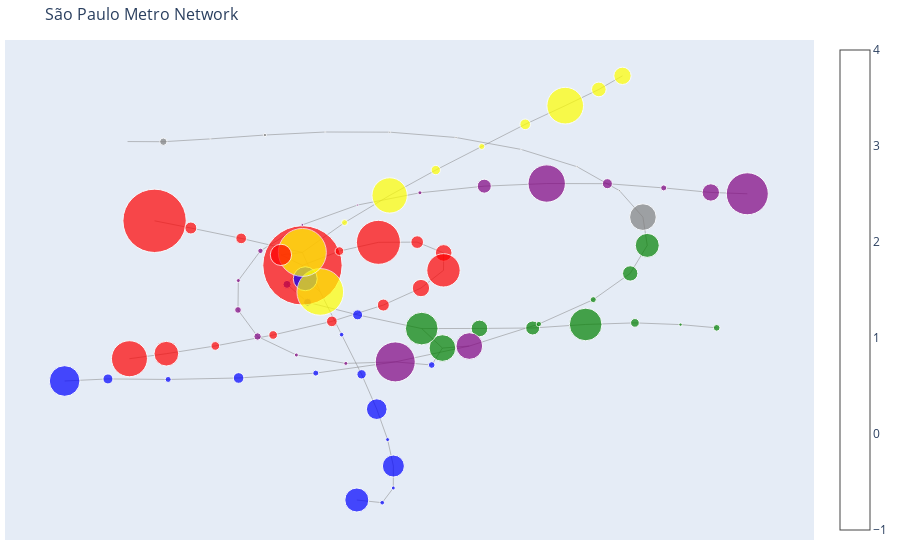

Write notebook code for a chart like this one.
### Code cell
# Extract node positions for plotting
pos = nx.spring_layout(G)

# Create a list of node positions and sizes
node_x = []
node_y = []
node_size = []
node_text = []
node_color = []
for node, coords in pos.items():
    node_x.append(coords[0])
    node_y.append(coords[1])
    passengers = G.nodes[node]['passengers']
    node_size.append(passengers / 1500)
    line = G.nodes[node]['line']
    node_color.append(line_colors[line])
    node_text.append(node)

# Create edges as scatter plot traces
edge_x = []
edge_y = []
for edge in G.edges():
    x0, y0 = pos[edge[0]]
    x1, y1 = pos[edge[1]]
    edge_x.extend([x0, x1, None])
    edge_y.extend([y0, y1, None])

# Create node and edge traces
node_trace = go.Scatter(
    x=node_x,
    y=node_y,
    mode='markers',
    marker=dict(
        size=node_size,
        color=node_color,
        colorscale='Viridis',
        showscale=True
    ),
    text=node_text,
    hovertemplate='%{text}<br>Passengers: %{marker.size}',
)

edge_trace = go.Scatter(
    x=edge_x,
    y=edge_y,
    mode='lines',
    line=dict(width=0.5, color='gray'),
    hoverinfo='none'
)

# Create the figure and layout
fig = go.Figure(data=[edge_trace, node_trace],
                layout=go.Layout(
                    title='São Paulo Metro Network',
                    titlefont_size=16,
                    showlegend=False,
                    hovermode='closest',
                    margin=dict(b=20, l=5, r=5, t=40),
                    xaxis=dict(showgrid=False, zeroline=False, showticklabels=False),
                    yaxis=dict(showgrid=False, zeroline=False, showticklabels=False)
                ))

# Show the figure
fig.show()

### Figure 1 — Plotly figure (JSON) as saved in the notebook; plotly's stock layout.template omitted (floating-point values rounded to 4 significant figures; data arrays with more than 128 entries replaced by an {"elided": "..."} marker saying what was removed)
{"data": [{"hoverinfo": "none", "line": {"color": "gray", "width": 0.5}, "mode": "lines", "type": "scatter", "x": {"elided": "258 float values"}, "y": {"elided": "258 float values"}}, {"hovertemplate": "%{text}<br>Passengers: %{marker.size}", "marker": {"color": ["blue", "blue", "blue", "blue", "blue", "purple", "blue", "green", "green", "blue", "blue", "blue", "red", "blue", "yellow", "blue", "blue", "blue", "blue", "blue", "blue", "blue", "blue", "green", "green", "green", "green", "green", "green", "purple", "green", "green", "green", "green", "gray", "red", "red", "red", "yellow", "red", "red", "red", "red", "red", "red", "red", "red", "red", "red", "red", "red", "red", "yellow", "yellow", "yellow", "yellow", "yellow", "yellow", "yellow", "yellow", "purple", "purple", "purple", "purple", "purple", "purple", "purple", "purple", "purple", "purple", "purple", "purple", "purple", "purple", "purple", "gray", "gray", "gray", "gray", "gray", "gray", "gray", "gray", "gray", "gray"], "colorscale": [[0, "#440154"], [0.1111, "#482878"], [0.2222, "#3e4989"], [0.3333, "#31688e"], [0.4444, "#26828e"], [0.5556, "#1f9e89"], [0.6667, "#35b779"], [0.7778, "#6ece58"], [0.8889, "#b5de2b"], [1, "#fde725"]], "showscale": true, "size": [30.67, 10, 6, 10.67, 6, 40, 6.667, 26.67, 32.67, 10, 8, 8, 79.33, 24, 46.67, 4.667, 9.333, 20.67, 4, 22, 4, 4.667, 24, 6.667, 3.333, 8.667, 32.67, 14, 16.67, 26.67, 5.333, 6, 15.33, 24, 26.67, 63.33, 12, 10.67, 48, 21.33, 8.667, 44, 12.67, 16.67, 33.33, 17.33, 12, 10.67, 8.667, 8.667, 24.67, 36, 6, 35.33, 9.333, 6, 10.67, 36.67, 14.67, 17.33, 42, 17.33, 6, 10, 37.33, 14, 4, 2, 2.667, 5.333, 4, 6.667, 7.333, 4, 4, 0, 7.333, 1.333, 3.333, 1.333, 2, 2, 1.333, 2, 2]}, "mode": "markers", "text": ["Jabaquara", "Conceição", "São Judas", "Saúde", "Praça da Árvore", "Santa Cruz", "Vila Mariana", "Ana Rosa", "Paraíso", "Vergueiro", "São Joaquim", "Japão-Liberdade", "Sé", "São Bento", "Luz", "Tiradentes", "Armênia", "Portuguesa-Tietê", "Carandiru", "Santana", "Jardim São Paulo-Ayrton Senna", "Parada Inglesa", "Tucuruvi", "Vila Madalena", "Santuário N.S. de Fátima-Sumaré", "Clínicas", "Consolação", "Trianon-Masp", "Brigadeiro", "Chácara Klabin", "Santos-Imigrantes", "Alto do Ipiranga", "Sacomã", "Tamanduateí", "Vila Prudente", "Palmeiras-Barra Funda", "Marechal Deodoro", "Santa Cecília", "República", "Anhangabaú", "Pedro II", "Brás", "Bresser-Moóca", "Belém", "Tatuapé", "Carrão", "Penha", "Vila Matilde", "Guilhermina-Esperança", "Patriarca", "Artur Alvim", "Corinthians-Itaquera", "Higienópolis - Mackenzie", "Paulista", "Oscar Freire", "Fradique Coutinho", "Faria Lima", "Pinheiros", "Butantã", "São Paulo - Morumbi", "Capão Redondo", "Campo Limpo", "Vila das Belezas", "Giovanni Gronchi", "Santo Amaro", "Largo Treze", "Adolfo Pinheiro", "Alto da Boa Vista", "Borba Gato", "Brooklin", "Campo Belo", "Eucaliptos", "Moema", "AACD - Servidor", "Hospital São Paulo", "Jardim Colonial", "São Mateus", "Fazenda da Juta", "Sapopemba", "Jardim Planalto", "Vila União", "Vila Tolstói", "Camilo Haddad", "São Lucas", "Oratório"], "type": "scatter", "x": [-0.6635, -0.5772, -0.4574, -0.3171, -0.1634, -0.005208, 0.06738, 0.0887, 0.04749, -0.08015, -0.1798, -0.2207, -0.1899, -0.1844, -0.1545, -0.112, -0.07225, -0.04206, -0.02043, -0.008944, -0.009109, -0.03117, -0.08174, 0.6347, 0.5627, 0.4719, 0.3739, 0.2684, 0.1625, 0.1423, 0.2807, 0.389, 0.4625, 0.4965, 0.4879, -0.4844, -0.4122, -0.3119, -0.1902, -0.2328, -0.1163, -0.03871, 0.03848, 0.09118, 0.09084, 0.04597, -0.02896, -0.1314, -0.2483, -0.3634, -0.4609, -0.5344, -0.1062, -0.01638, 0.0755, 0.167, 0.2535, 0.3332, 0.4001, 0.4472, 0.6957, 0.623, 0.5293, 0.4171, 0.2963, 0.172, 0.04395, -0.08035, -0.1902, -0.2736, -0.3176, -0.3183, -0.2793, -0.2021, -0.1036, -0.5382, -0.4669, -0.3734, -0.2647, -0.1446, -0.0162, 0.1158, 0.2455, 0.3571, 0.4412], "y": [-0.47, -0.461, -0.4632, -0.4569, -0.4357, -0.3868, -0.4003, -0.3265, -0.2418, -0.182, -0.1272, -0.04927, 0.03353, -0.02465, -0.08212, -0.2682, -0.4409, -0.5926, -0.7252, -0.8403, -0.936, -1, -0.9882, -0.2385, -0.2244, -0.2169, -0.2238, -0.2392, -0.2411, -0.3177, -0.2219, -0.1157, -0.001583, 0.1205, 0.2437, 0.2276, 0.1963, 0.1511, 0.08987, 0.07927, 0.09571, 0.1339, 0.1348, 0.08763, 0.01196, -0.06529, -0.1393, -0.2103, -0.2696, -0.3173, -0.351, -0.373, 0.2199, 0.3381, 0.4485, 0.5512, 0.6478, 0.729, 0.7997, 0.8589, 0.3453, 0.351, 0.3708, 0.3893, 0.3899, 0.3784, 0.3496, 0.2962, 0.2098, 0.09677, -0.03262, -0.1606, -0.2761, -0.3567, -0.3933, 0.5727, 0.5721, 0.5843, 0.6012, 0.6143, 0.6136, 0.5904, 0.5385, 0.4627, 0.3589]}], "layout": {"hovermode": "closest", "margin": {"b": 20, "l": 5, "r": 5, "t": 40}, "showlegend": false, "title": {"font": {"size": 16}, "text": "São Paulo Metro Network"}, "xaxis": {"showgrid": false, "showticklabels": false, "zeroline": false}, "yaxis": {"showgrid": false, "showticklabels": false, "zeroline": false}}}
